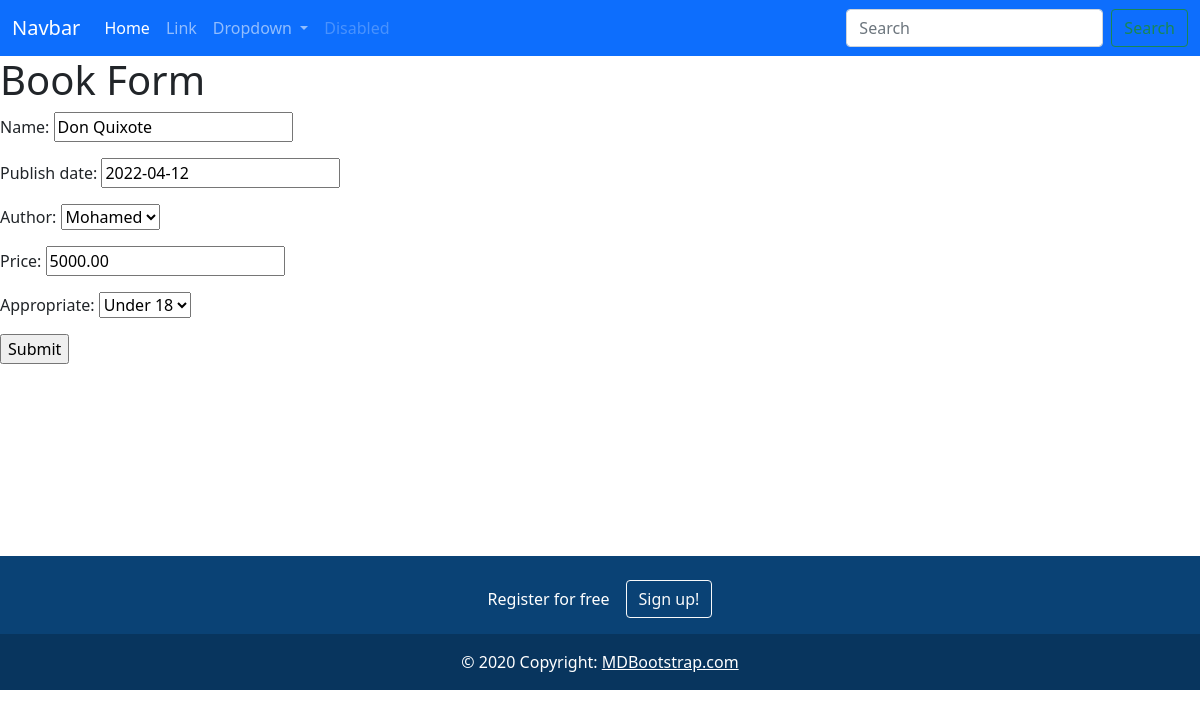
The app's page /books/2/edit with its own data.
### books_list/models.py (models this page shows, shortened)
class Book(models.Model):
    name = models.CharField(max_length=200)
    publish_date =models.DateField()
    add_to_site_at = models.DateTimeField(auto_now_add=True)
    author = models.ForeignKey(Author, on_delete=models.CASCADE)
    price = models.DecimalField(max_digits=10, decimal_places=2)
    appropriate = models.CharField(max_length=200, choices=([('-18', 'Under 18'), ('18-25', '18-25'), ('+25', 'adults')]))
    image = models.ImageField(upload_to='books_list/uploads/covers')

class Author(models.Model):
    name = models.CharField(max_length=200)
    def __str__(self):
        return self.name

### books_list/views.py (the view)
# urls.py: path('<int:book_id>/edit', edit, name="edit_book"),
def edit(request, book_id):
    book = get_object_or_404(Book, id=book_id)
    if request.method == "POST":
        form = BookModel(request.POST, instance=book)
        if form.is_valid():
            book = form.save()
            return redirect("show_book", book_id=book.id)
    else:
        form = BookModel(instance=book)
        return render(request, "books_list/create.html", context={"form": form})

### books_list/forms.py
class BookModel(forms.ModelForm):
    class Meta:
        model = Book
        fields = ["name", "publish_date", "author", "price", "appropriate"]

### books_list/templates/books_list/create.html (shortened to what this page needs)
{% extends 'books_list/base.html' %}
{% block content %}
    <h1>Book Form</h1>
    <form action="" method="POST">
        {{form.as_p}}
        <input type="submit" />
    </form>
{% endblock %}

### records on screen
Book: name "Don Quixote", publish_date "2022-04-12", author "Mohamed", price "5000.00", appropriate "Under 18"
